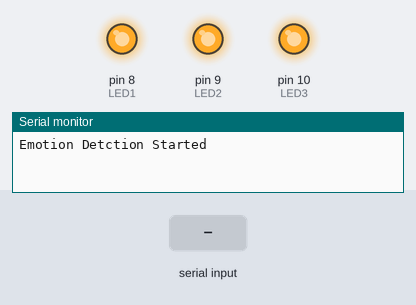
A sketch run on a simulated Arduino Uno, built with avr-gcc and run on an emulated ATmega328P. On the bench: output pins drawn as LEDs (lit = HIGH), the last lines printed to the serial monitor. The test bench sets the inputs (shaded band).

Above: at 1.2 s.
1.3 s: "Sad" received over the second serial link
At 2.6 s:
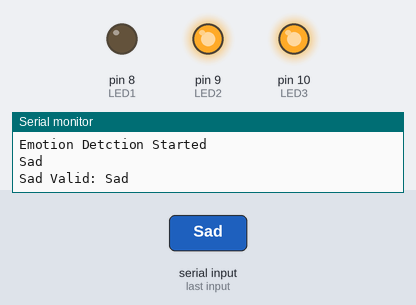
3.0 s: "Angry" received over the second serial link
At 4.0 s:
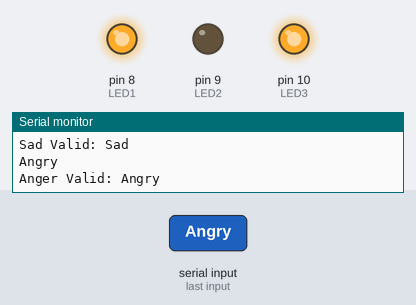
4.7 s: "Happy" received over the second serial link
At 5.4 s:
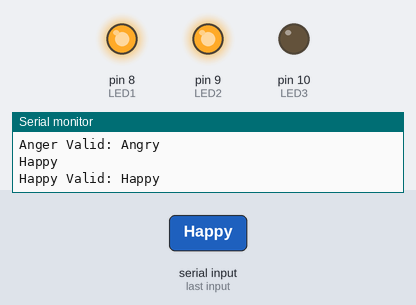
Timing chart, 0 to 7.7 s (numbered marks = the images above; inputs shaded):
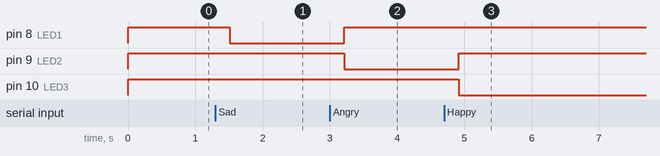

Measured:
- after the input at 1.3 s, pin 8 (LED1): HIGH → LOW after 0.21 s
- after the input at 3.0 s, pin 8 (LED1): LOW → HIGH after 0.21 s; pin 9 (LED2): HIGH → LOW after 0.21 s
- after the input at 4.7 s, pin 9 (LED2): LOW → HIGH after 0.22 s; pin 10 (LED3): HIGH → LOW after 0.22 s

The sketch:

EMPD_Emotion_Detection.ino
```cpp
#include <SoftwareSerial.h>
SoftwareSerial blSerial(2, 3); //(RX(2) <-B L_TX , TX(2) -> BL_RX)
#define LED1 8
#define LED2 9
#define LED3 10

char blresponse[128];
int index=0;
void setup() {
  Serial.begin(9600);
  blSerial.begin(9600);
  pinMode(LED1,OUTPUT);
  pinMode(LED2,OUTPUT);
  pinMode(LED3,OUTPUT);
  digitalWrite(LED1,HIGH);
  digitalWrite(LED2,HIGH);
  digitalWrite(LED3,HIGH);
  Serial.println("Emotion Detction Started");
}

void loop() {
  if(blSerial.available()){
    delay(200);
    index=0;
    while(blSerial.available()){
      blresponse[index++]=blSerial.read();
      delay(2);
    }
    blresponse[index]=0;
    Serial.println(blresponse);
    if(strstr(blresponse,"Sad")){
      Serial.print("Sad Valid: ");Serial.println(blresponse);
      digitalWrite(LED1,LOW);
      digitalWrite(LED2,HIGH);
      digitalWrite(LED3,HIGH);
    }
    else if(strstr(blresponse,"Angry")){
      Serial.print("Anger Valid: ");Serial.println(blresponse);
      digitalWrite(LED1,HIGH);
      digitalWrite(LED2,LOW);
      digitalWrite(LED3,HIGH);
    }
    else if(strstr(blresponse,"Happy")){
      Serial.print("Happy Valid: ");Serial.println(blresponse);
      digitalWrite(LED1,HIGH);
      digitalWrite(LED2,HIGH);
      digitalWrite(LED3,LOW);
    }
    else{
      Serial.print("Invalid : ");Serial.println(blresponse);
      digitalWrite(LED1,HIGH);
      digitalWrite(LED2,HIGH);
      digitalWrite(LED3,HIGH);
    }
  }
  delay(10);
}
```
